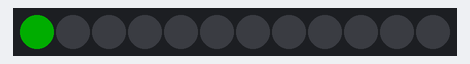
A sketch run on a simulated Arduino Uno, built with avr-gcc and run on an emulated ATmega328P. On the bench: 12 RGB LEDs in strip order, left to right. Dim RGB values are drawn brighter than linear.

Above: at 0.1 s.
At 4.1 s:
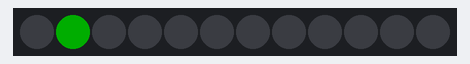
At 8.1 s:
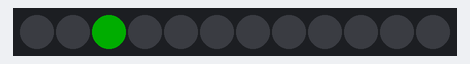
At 17.1 s:
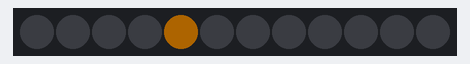
At 27.1 s:
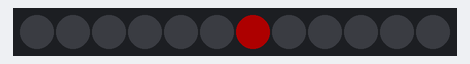
At 38.1 s:
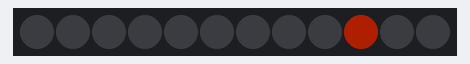

The sketch:

LED_test.ino
```cpp
#include <Adafruit_NeoPixel.h>

#define LED_PIN    6
#define LED_COUNT 12

// Declare our NeoPixel strip object:
Adafruit_NeoPixel strip(LED_COUNT, LED_PIN, NEO_GRB + NEO_KHZ800);
// Argument 1 = Number of pixels in NeoPixel strip
// Argument 2 = Arduino pin number (most are valid)
// Argument 3 = Pixel type flags, add together as needed:
//   NEO_KHZ800  800 KHz bitstream (most NeoPixel products w/WS2812 LEDs)
//   NEO_KHZ400  400 KHz (classic 'v1' (not v2) FLORA pixels, WS2811 drivers)
//   NEO_GRB     Pixels are wired for GRB bitstream (most NeoPixel products)
//   NEO_RGB     Pixels are wired for RGB bitstream (v1 FLORA pixels, not v2)
//   NEO_RGBW    Pixels are wired for RGBW bitstream (NeoPixel RGBW products)

void setup() {
  // put your setup code here, to run once:
  strip.begin();           // INITIALIZE NeoPixel strip object (REQUIRED)
  strip.show();            // Turn OFF all pixels ASAP
  strip.setBrightness(50); // Set BRIGHTNESS to about 1/5 (max = 255)
}

// loop() function -- runs repeatedly as long as board is on ---------------

void loop() {
  // put your main code here, to run repeatedly:

  //strip.setPixelColor(n, red, green, blue);
  // 0, 255, 0 - Green
  // 255, 150, 0 - Yellow
  // 255, 50, 0 - Orange
  // 255, 0, 0 - Red

  colorTran(1000);

  //strip.setPixelColor(0, 255, 150, 0);         //  Set pixel's color (in RAM)
  //strip.show();                          //  "Push" the color data to the strip
  //colorWipe(strip.Color(255,   0,   0), 50); // Red
}

void colorWipe(uint32_t color, int wait) {
  for(int i=0; i<strip.numPixels(); i++) { // For each pixel in strip...
    strip.setPixelColor(i, color);         //  Set pixel's color (in RAM)
    strip.show();                          //  Update strip to match
    delay(wait);                           //  Pause for a moment
  }
}

void colorTran(int wait) {
  for(int i=0; i<strip.numPixels(); i++) { // For each pixel in strip...
    strip.setPixelColor(i, 0, 255, 0);     //  Set pixel's color to Green
    strip.show();                          //  Update strip to match (comment-out to turn off)
    delay(wait);                           //  Pause for a moment

    strip.setPixelColor(i, 255, 150, 0);     //  Set pixel's color to Yellow
    strip.show();                          //  Update strip to match (comment-out to turn off)
    delay(wait);                           //  Pause for a moment

    strip.setPixelColor(i, 255, 50, 0);     //  Set pixel's color to Orange
    strip.show();                          //  Update strip to match (comment-out to turn off)
    delay(wait);                           //  Pause for a moment

    strip.setPixelColor(i, 255, 0, 0);     //  Set pixel's color to Red
    strip.show();                          //  Update strip to match (comment-out to turn off)
    delay(wait);                           //  Pause for a moment

    strip.setPixelColor(i, 0, 0, 0);       //  Turn off pixel
    strip.show();                          //  Update strip to match
  }
}
```

Measured:
- what the display in image 1 shows lasts 1.0 s, from 4.0 s to 5.0 s
